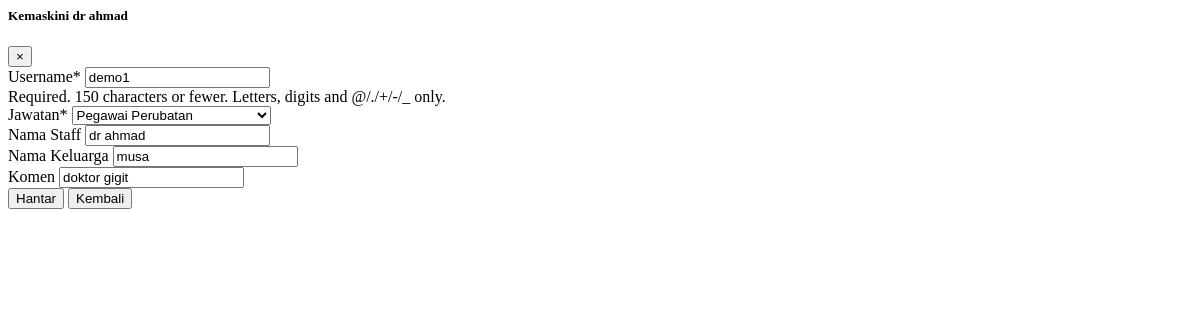
The page /staff/2/kemaskini on the database as committed earlier.
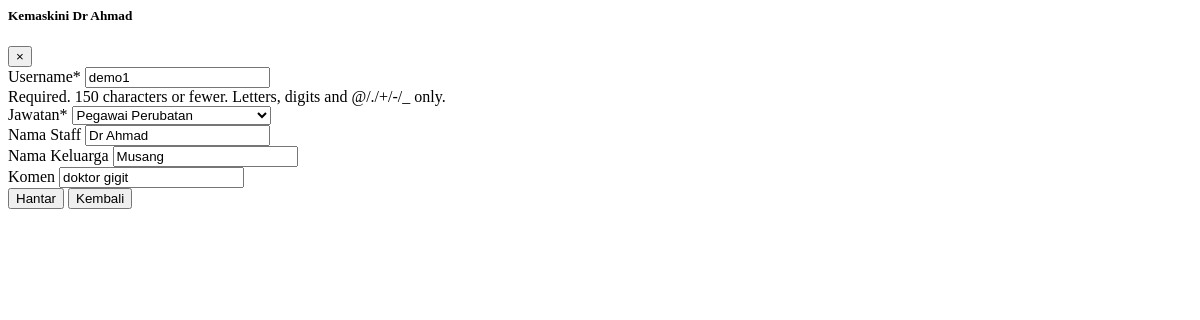
The same page on the database as committed later.
### staff/models.py (models this page shows, shortened)
class Staff(AbstractUser):
    jawatan = models.CharField(max_length=40, choices=jawatan_choices, default='Juru X-Ray')
    klinik = models.CharField(max_length=50, default=KLINIK)
    komen = models.CharField(max_length=200, blank=True, null=True)
    jxr = models.CharField(max_length=150, blank=True, null=True)
    kemaskini = models.DateTimeField(auto_now=True)

### staff/views.py (the view, shortened to what this page needs)
# urls.py: path("<int:pk>/kemaskini", views.staff_edit, name="staff-edit"),
def staff_edit(request, pk=None):
    staff = get_object_or_404(Staff,pk=pk)
    form = StaffEdit(request.POST or None, instance=staff)
    form.helper.attrs = {
        "hx-post": reverse("staff:staff-edit",args=[pk]),
        'hx-target': '#modal-dialog'
    }
    data = {
        'form': form,
        'tajuk': f'Kemaskini {staff.first_name}'
    }
    return render(request, 'staff/tambahstaff.html', context=data)

### staff/templates/staff/tambahstaff.html (shortened to what this page needs)
{% load crispy_forms_tags %}
<div class="modal-content">
<div class="modal-header  bg-light-dark">
<h5 class="modal-title">{{ tajuk}}</h5>
<button class="btn btn-icon btn-sm btn-active-light-primary ms-2"
  data-bs-dismiss="modal" aria-label="Close">
<span aria-hidden="true" class="fs-1 text-gray-500">&times;</span>
</button>
</div>
    {% crispy form %}
</div>

Rows that differ between the two databases and show on the page:
changed Staff "demo1": first_name "dr ahmad" → "Dr Ahmad"; last_name "musa" → "Musang"
Other text that changed with them:
{{ tajuk }}: "Kemaskini dr ahmad" → "Kemaskini Dr Ahmad"
